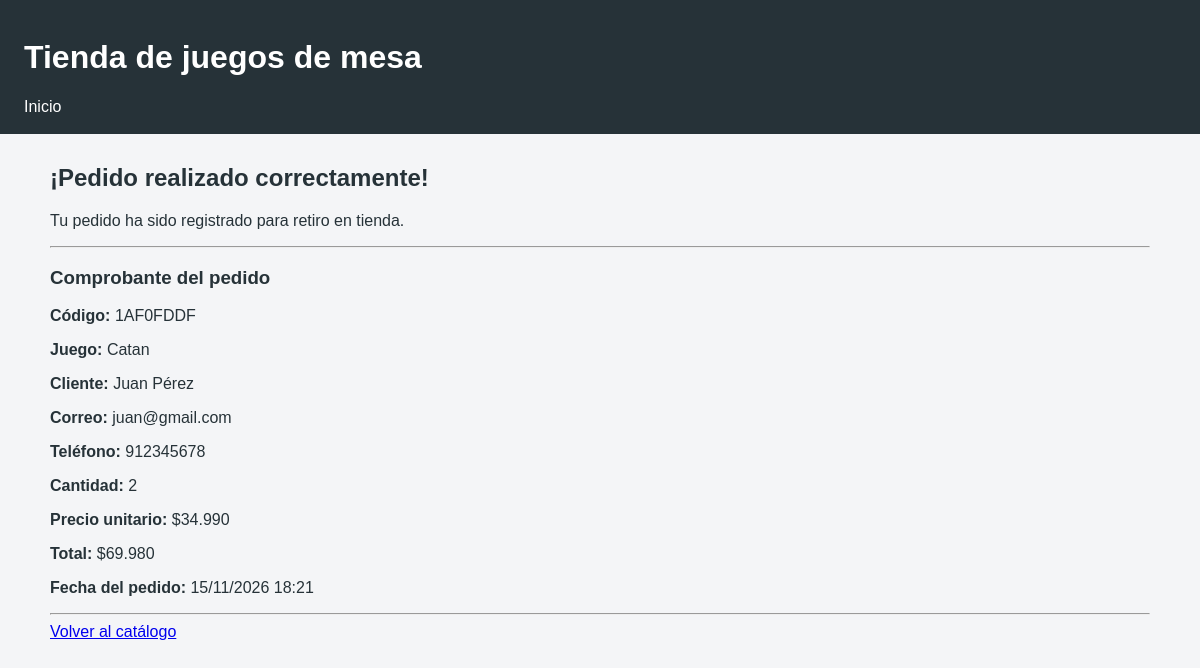
Page /comprobante/1AF0FDDF/ on the committed database.
### tienda/models.py (models this page shows, shortened)
class Pedido(models.Model):
    juego = models.ForeignKey(Juego, on_delete=models.CASCADE, related_name='pedidos')
    nombre_comprador = models.CharField(max_length=100)
    correo_comprador = models.EmailField()
    telefono_comprador = models.CharField(max_length=20)
    cantidad = models.PositiveIntegerField()
    fecha_pedido = models.DateTimeField(auto_now_add=True)
    codigo = models.CharField(max_length=50, unique=True, blank=True)

class Juego(models.Model):
    categoria = models.ForeignKey(Categoria, on_delete=models.CASCADE, related_name='juegos')
    nombre = models.CharField(max_length=150)
    imagen_caja = models.ImageField(upload_to='cajas/', blank=True, null=True)
    precio = models.IntegerField()
    cantidad_jugadores = models.CharField(max_length=50, help_text="Ej: 2 a 4 jugadores")
    edad_minima = models.PositiveIntegerField(help_text="Edad mínima en años (ej: 10)")
    stock = models.PositiveIntegerField(default=0)
    disponible = models.BooleanField(default=True)
    class Meta:
        verbose_name = "Juego"
        verbose_name_plural = "Juegos"
        ordering = ['nombre']

### tienda/views.py (the view)
# urls.py: path('comprobante/<str:codigo>/', views.comprobante, name='comprobante'),
def comprobante(request, codigo):
    pedido = get_object_or_404(Pedido, codigo=codigo)
    total = pedido.juego.precio * pedido.cantidad
    contexto = {
        'pedido': pedido,
        'total': total
    }
    return render(request, 'comprobante.html', contexto)

### tienda/templatetags/precios.py (called while the page is built)
@register.filter
def pesos_chilenos(valor):
    return f"${valor:,.0f}".replace(",", ".")

### tienda/templates/comprobante.html (shortened to what this page needs)
{% extends 'base.html' %}
{% load precios %}
{% block contenido %}
<h2>¡Pedido realizado correctamente!</h2>
<p>Tu pedido ha sido registrado para retiro en tienda.</p>
<hr>
<h3>Comprobante del pedido</h3>
<p><strong>Código:</strong> {{ pedido.codigo }}</p>
<p><strong>Juego:</strong> {{ pedido.juego.nombre }}</p>
<p><strong>Cliente:</strong> {{ pedido.nombre_comprador }}</p>
<p><strong>Correo:</strong> {{ pedido.correo_comprador }}</p>
<p><strong>Teléfono:</strong> {{ pedido.telefono_comprador }}</p>
<p><strong>Cantidad:</strong> {{ pedido.cantidad }}</p>
<p><strong>Precio unitario:</strong>
    {{ pedido.juego.precio|pesos_chilenos }}
</p>
<p><strong>Total:</strong>
    {{ total|pesos_chilenos }}
</p>
<p><strong>Fecha del pedido:</strong>
    {{ pedido.fecha_pedido|date:"d/m/Y H:i" }}
</p>
<hr>
<a href="{% url 'tienda:inicio' %}">
    Volver al catálogo
</a>
{% endblock %}

### tienda/templates/base.html (shortened to what this page needs)
<!DOCTYPE html>
<html lang="es">
<head>
</head>
<body>
    <header>
        <h1>Tienda de juegos de mesa</h1>
        <nav>
            <a href="{% url 'tienda:inicio' %}">Inicio</a>
        </nav>
    </header>
    <main>
        {% block contenido %}
        {% endblock %}
    </main>
</body>
</html>

### tienda/templates/base.html (style rules this page uses)
body { font-family: Arial, sans-serif; margin: 0; background: #f4f5f7; color: #263238; }
header { background: #263238; color: white; padding: 18px 24px; }
nav a { color: white; margin-right: 20px; text-decoration: none; }
main { max-width: 1100px; margin: 30px auto; padding: 0 20px; }

### rows in the picture
Pedido: codigo "1AF0FDDF", juego.nombre "Catan", nombre_comprador "Juan Pérez", correo_comprador "juan@gmail.com", telefono_comprador "912345678", cantidad "2", juego.precio|pesos_chilenos "$34.990", fecha_pedido "15/11/2026 18:21"

### other values in the picture
{{ total|pesos_chilenos }} "$69.980"
